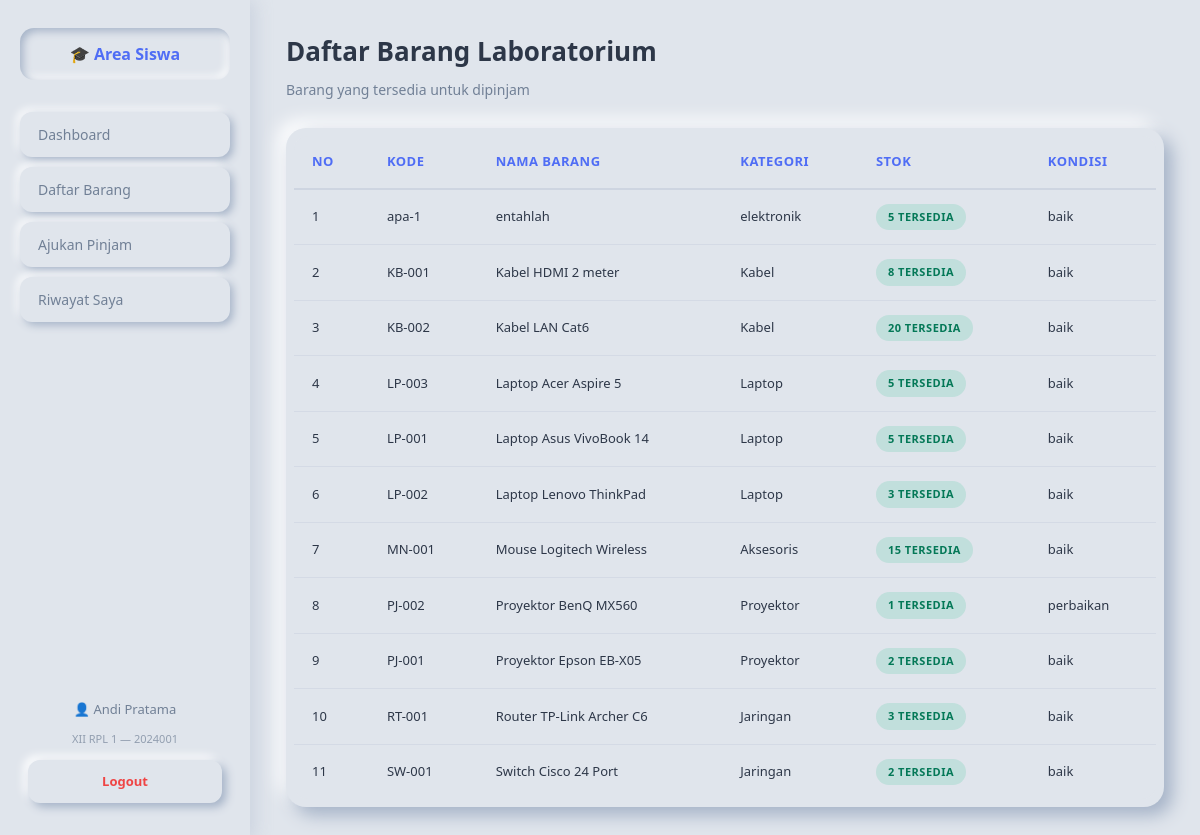
The page /siswa/barang.php (signed in) on the database its author committed.
### tables this page shows
CREATE TABLE `barangs` (
  `id_barang` int(11) NOT NULL,
  `kode_barang` varchar(20) NOT NULL,
  `nama_barang` varchar(100) NOT NULL,
  `kategori` varchar(50) DEFAULT NULL,
  `stok` int(11) DEFAULT 0,
  `kondisi` enum('baik','rusak','perbaikan') DEFAULT 'baik'
);

### siswa/barang.php (the view)
<?php
include 'header.php';
include '../config/koneksi.php';
?>
<h1>Daftar Barang Laboratorium</h1>
<p class="welcome">Barang yang tersedia untuk dipinjam</p>
<div class="table-wrap">
    <table>
        <thead>
            <tr>
                <th>No</th>
                <th>Kode</th>
                <th>Nama Barang</th>
                <th>Kategori</th>
                <th>Stok</th>
                <th>Kondisi</th>
            </tr>
        </thead>
        <tbody>
            <?php
            $no = 1;
            $q = mysqli_query($koneksi, "SELECT * FROM barangs ORDER BY nama_barang");
            while ($r = mysqli_fetch_assoc($q)):
            ?>
            <tr>
                <td><?= $no++ ?></td>
                <td><?= $r['kode_barang'] ?></td>
                <td><?= $r['nama_barang'] ?></td>
                <td><?= $r['kategori'] ?></td>
                <td>
                    <?php if ($r['stok'] > 0): ?>
                        <span class="badge badge-success"><?= $r['stok'] ?> tersedia</span>
                    <?php else: ?>
                        <span class="badge badge-warning">Habis</span>
                    <?php endif; ?>
                </td>
                <td><?= $r['kondisi'] ?></td>
            </tr>
            <?php endwhile; ?>
        </tbody>
    </table>
</div>
<?php include 'footer.php'; ?>

### assets/style.css (style rules this page uses)
* { margin: 0; padding: 0; box-sizing: border-box; font-family: 'Segoe UI', Tahoma, sans-serif; }
:root { --bg: #e0e5ec; --text: #2d3748; --text-soft: #718096; --accent: #4f6df5; --accent-dark: #3a54d4; --danger: #ef4444; --warning: #f59e0b; --success: #10b981; --shadow-light: #ffffff; --shadow-dark: #a3b1c6; }
body { background: var(--bg); color: var(--text); font-size: 14px; line-height: 1.5; min-height: 100vh; }
.content h1 { font-size: 26px; font-weight: 700; color: var(--text); margin-bottom: 8px; }
.content .welcome { font-size: 14px; color: var(--text-soft); margin-bottom: 28px; }
.table-wrap { background: var(--bg); padding: 8px; border-radius: 20px; box-shadow: 8px 8px 18px var(--shadow-dark), -8px -8px 18px var(--shadow-light); overflow-x: auto; }
table { width: 100%; border-collapse: collapse; border-radius: 14px; overflow: hidden; background: var(--bg); }
table th { background: var(--bg); color: var(--accent); padding: 16px 18px; text-align: left; font-size: 13px; font-weight: 700; text-transform: uppercase; letter-spacing: 0.5px; border-bottom: 2px solid rgba(163, 177, 198, 0.3); }
table td { padding: 14px 18px; font-size: 13px; color: var(--text); border-bottom: 1px solid rgba(163, 177, 198, 0.2); }
table tr:last-child td { border-bottom: none; }
table tbody tr { transition: all 0.15s; }
.badge { display: inline-block; padding: 5px 12px; border-radius: 20px; font-size: 11px; font-weight: 700; text-transform: uppercase; letter-spacing: 0.5px; }
.badge-success { background: rgba(16, 185, 129, 0.15); color: #047857; }
.table-wrap { overflow-x: auto; }

### rows shown on the page
barangs: kode_barang "apa-1", nama_barang "entahlah", kategori "elektronik", stok "5", kondisi "baik"
barangs: kode_barang "KB-001", nama_barang "Kabel HDMI 2 meter", kategori "Kabel", stok "8", kondisi "baik"
barangs: kode_barang "KB-002", nama_barang "Kabel LAN Cat6", kategori "Kabel", stok "20", kondisi "baik"
barangs: kode_barang "LP-003", nama_barang "Laptop Acer Aspire 5", kategori "Laptop", stok "5", kondisi "baik"
barangs: kode_barang "LP-001", nama_barang "Laptop Asus VivoBook 14", kategori "Laptop", stok "5", kondisi "baik"
barangs: kode_barang "LP-002", nama_barang "Laptop Lenovo ThinkPad", kategori "Laptop", stok "3", kondisi "baik"
barangs: kode_barang "MN-001", nama_barang "Mouse Logitech Wireless", kategori "Aksesoris", stok "15", kondisi "baik"
barangs: kode_barang "PJ-002", nama_barang "Proyektor BenQ MX560", kategori "Proyektor", stok "1", kondisi "perbaikan"
barangs: kode_barang "PJ-001", nama_barang "Proyektor Epson EB-X05", kategori "Proyektor", stok "2", kondisi "baik"
barangs: kode_barang "RT-001", nama_barang "Router TP-Link Archer C6", kategori "Jaringan", stok "3", kondisi "baik"
barangs: kode_barang "SW-001", nama_barang "Switch Cisco 24 Port", kategori "Jaringan", stok "2", kondisi "baik"

### other values the page prints
$_SESSION['nama_siswa'] "Andi Pratama"
$_SESSION['kelas'] "XII RPL 1"
$_SESSION['nis'] "2024001"
